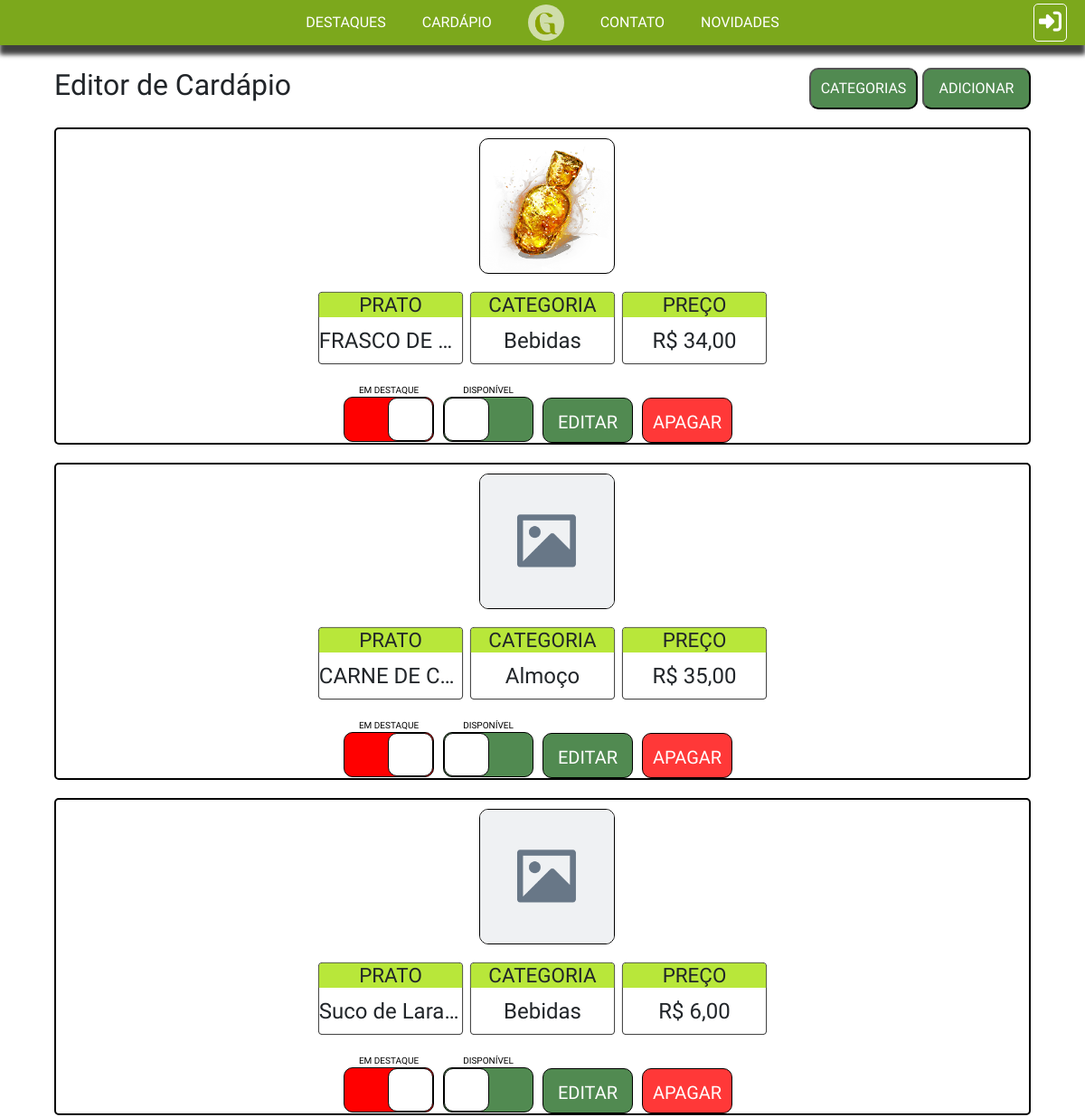
The page /editordecadarpio/ (upper part) on the database as committed earlier.
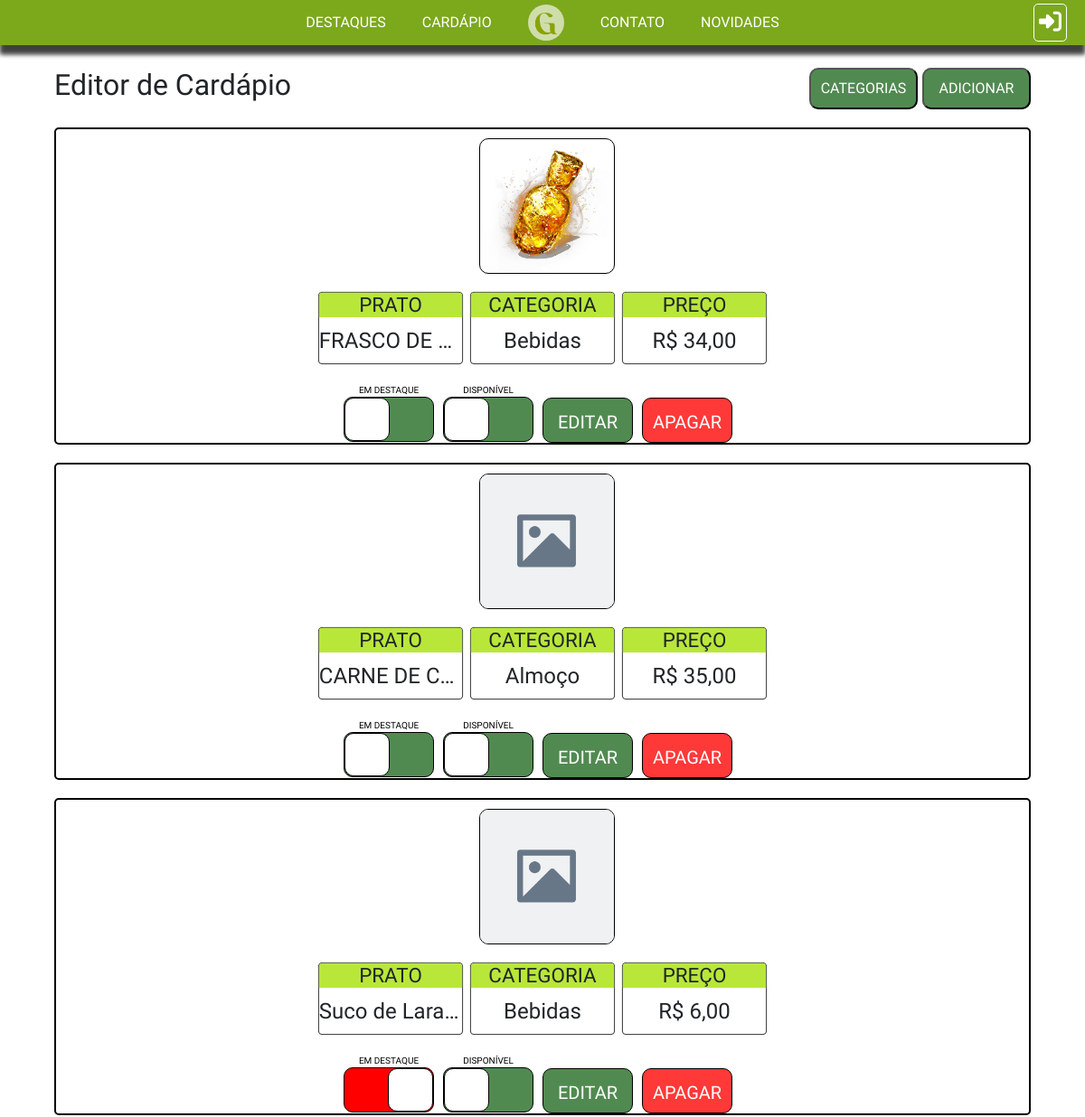
The same page on the database as committed later.
### core/models.py (models this page shows)
class TB_PRATOS(models.Model):
    Nome = models.CharField(max_length=45, null=False)
    Disponibilidade = models.BooleanField(default=True)
    Destaque = models.BooleanField(default=False)
    Preco = models.DecimalField(null=False, decimal_places=2, max_digits=6)
    Imagem = models.ImageField(upload_to='pratos/', null=True, blank=True)
    Categoria = models.ForeignKey('TB_CATEGORIAS', on_delete=models.PROTECT, null=False)

class TB_CATEGORIAS(models.Model):
    Nome = models.CharField(max_length=45)
    Ordem = models.IntegerField()
    def __str__(self):
        return self.Nome

### core/views.py (the view)
# urls.py: path('editordecadarpio/', editordecadarpio, name='editordecadarpio'),
def editordecadarpio(request):
    lista_pratos = TB_PRATOS.objects.all()
    lista_categorias = TB_CATEGORIAS.objects.all().order_by('Ordem')
    categoria_ids = TB_PRATOS.objects.filter(pk__in=[p.pk for p in lista_pratos]).values_list('Categoria_id', flat=True)
    act_cat = TB_CATEGORIAS.objects.filter(pk__in=categoria_ids)
    if request.method == 'POST':
        formcat = TB_CATEGORIAS_FORMS(request.POST or None)
        if formcat.is_valid():
            formcat.save()
            return redirect('editordecadarpio')
    if request.method == 'GET':
        formcat = TB_CATEGORIAS_FORMS()
    contexto = {'lista_pratos': lista_pratos, 'lista_categorias': lista_categorias, 'formcat': formcat, 'active': act_cat, 'sit': 'none'}
    return render(request, 'editorcardv2.html', contexto)

### core/templates/editorcardv2.html (shortened to what this page needs)
{% extends 'base/base.html' %}
{% load static %}
{% block 'header' %}
<link rel="stylesheet" href="{% static 'CSS/editordecadarpio2.css' %}">
{% endblock %}
{% block 'content' %}
<div class="vheight">
    <div class="titulo">
        <h2>Editor de Cardápio</h2>
        <div class="up-button">
            <button id="butones">CATEGORIAS</button>
            <a href="{% url 'add_prato' %}">
                <button>ADICIONAR</button>
            </a>
        </div>
    </div>
    {% for prato in lista_pratos %}
        <div class="prato">
            {% if prato.Imagem %}
                <img src="{{ prato.Imagem.url }}" alt="{{ produto.Nome }}">
            {% else %}
                <img src="{% static 'images/placeholder.png' %}" alt="Nenhuma imagem disponível">
            {% endif %}
            <div class="infos">
                <div class="info">
                    <h3>PRATO</h3>
                    <p>{{ prato.Nome }}</p>
                </div>
                <div class="info">
                    <h3>CATEGORIA</h3>
                    <p>{{ prato.Categoria }}</p>
                </div>
                <div class="info">
                    <h3>PREÇO</h3>
                    <p>R$ {{ prato.Preco }}</p>
                </div>
            </div>
            <div class="buttons">
                <a href="{% url 'dest_prato' prato.id %}" class="tick">
                    <p>EM DESTAQUE</p>
                    <div class="check p{{ prato.Destaque}}">
                        <div class="toggle"></div>
                    </div>
                </a>
                <a href="{% url 'disp_prato' prato.id %}" class="tick">
                    <p>DISPONÍVEL</p>
                    <div class="check p{{ prato.Disponibilidade}}">
                        <div class="toggle"></div>
                    </div>
                </a>
                <a href="{% url 'edit_prato' prato.id %}">
                    <button>EDITAR</button>
                </a>
                <a href="{% url 'rem_prato' prato.id %}">
                    <button class="red">APAGAR</button>
                </a>
            </div>
        </div>
    {% endfor %}
</div>
{% endblock %}

### core/templates/base/base.html (shortened to what this page needs)
{% load static %}
<!DOCTYPE html>
<html>
<head>
    <link rel='stylesheet' type='text/css' media='screen' href="{% static 'CSS/geral.css' %}">
    <link href="https://cdn.jsdelivr.net/npm/bootstrap@5.3.7/dist/css/bootstrap.min.css" rel="stylesheet">
    {% block 'header' %}
    {% endblock %}
</head>
<body>
    {% include './menu.html' %}
    {% block 'content' %}
    {% endblock %}
</body>
</html>

### core/templates/base/menu.html (shortened to what this page needs)
{% load static %}
<div class="nav">
    <div class="main-bar">
        <a href="{% url 'index' %}#destaques" id="card" class="mainlink">DESTAQUES</a>
        <a href="{% url 'cardv2' %}" id="card" class="mainlink">CARDÁPIO</a>
        <a href="{% url 'index' %}" id="logo"><img src="{% static '/images/GoacLogo.png' %}" alt="" id="logo"></a>
        <a href="{% url 'contato' %}" class="mainlink">CONTATO</a>
        <a href="{% url 'index' %}#nov" id="card" class="mainlink">NOVIDADES</a>
        <a href="{% url 'login' %}" id="login" class="mainlink">
            <i class="fa-solid fa-right-to-bracket"></i>
        </a>
    </div>
</div>

### core/templates/base/rodape.html (shortened to what this page needs)
{% load static %}

### core/static/CSS/geral.css (style rules this page uses)
* { box-sizing: border-box !important; }
html { scroll-behavior: smooth; overflow-x: hidden; }
body { margin: 0; font-family: "IM Fell English", serif !important; overflow-x: hidden; }

### core/static/CSS/editordecadarpio2.css (style rules this page uses)
@media (max-width: 1400px) { .buttons { margin: 0 !important; } }

Rows that differ between the two databases and show on the page:
changed TB_PRATOS "FRASCO DE EST…": Destaque False → True (drawn)
changed TB_PRATOS "CARNE DE CHU…": Destaque False → True (drawn)
